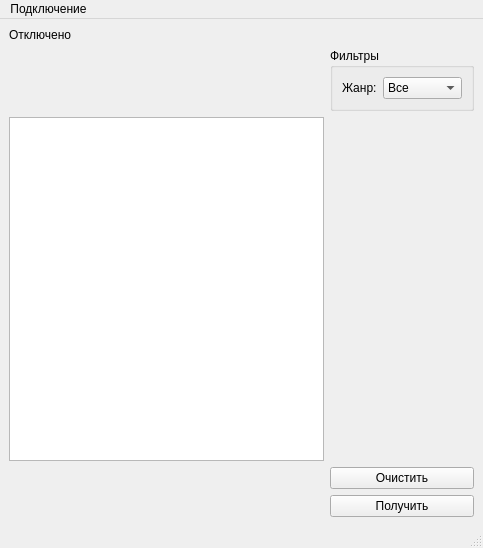
<?xml version="1.0" encoding="UTF-8"?>
<ui version="4.0">
 <class>MainWindow</class>
 <widget class="QMainWindow" name="MainWindow">
  <property name="geometry">
   <rect>
    <x>0</x>
    <y>0</y>
    <width>483</width>
    <height>548</height>
   </rect>
  </property>
  <property name="sizePolicy">
   <sizepolicy hsizetype="Preferred" vsizetype="Expanding">
    <horstretch>0</horstretch>
    <verstretch>0</verstretch>
   </sizepolicy>
  </property>
  <property name="windowTitle">
   <string>MainWindow</string>
  </property>
  <widget class="QWidget" name="centralwidget">
   <layout class="QGridLayout" name="gridLayout">
    <item row="1" column="1">
     <widget class="QGroupBox" name="gb_filters">
      <property name="sizePolicy">
       <sizepolicy hsizetype="Preferred" vsizetype="Minimum">
        <horstretch>0</horstretch>
        <verstretch>0</verstretch>
       </sizepolicy>
      </property>
      <property name="title">
       <string>Фильтры</string>
      </property>
      <layout class="QFormLayout" name="formLayout">
       <item row="0" column="0">
        <widget class="QLabel" name="lb_category">
         <property name="text">
          <string>Жанр:</string>
         </property>
        </widget>
       </item>
       <item row="0" column="1">
        <widget class="QComboBox" name="cb_category">
         <item>
          <property name="text">
           <string>Все</string>
          </property>
         </item>
         <item>
          <property name="text">
           <string>Комедия</string>
          </property>
         </item>
         <item>
          <property name="text">
           <string>Ужасы</string>
          </property>
         </item>
        </widget>
       </item>
      </layout>
     </widget>
    </item>
    <item row="0" column="0">
     <widget class="QLabel" name="lb_statusConnect">
      <property name="sizePolicy">
       <sizepolicy hsizetype="Preferred" vsizetype="Maximum">
        <horstretch>0</horstretch>
        <verstretch>0</verstretch>
       </sizepolicy>
      </property>
      <property name="text">
       <string>Отключено</string>
      </property>
     </widget>
    </item>
    <item row="3" column="1">
     <widget class="QPushButton" name="pb_clear">
      <property name="sizePolicy">
       <sizepolicy hsizetype="Minimum" vsizetype="Maximum">
        <horstretch>0</horstretch>
        <verstretch>0</verstretch>
       </sizepolicy>
      </property>
      <property name="text">
       <string>Очистить</string>
      </property>
     </widget>
    </item>
    <item row="2" column="1">
     <spacer name="verticalSpacer">
      <property name="orientation">
       <enum>Qt::Vertical</enum>
      </property>
      <property name="sizeType">
       <enum>QSizePolicy::Minimum</enum>
      </property>
      <property name="sizeHint" stdset="0">
       <size>
        <width>20</width>
        <height>40</height>
       </size>
      </property>
     </spacer>
    </item>
    <item row="4" column="1">
     <widget class="QPushButton" name="pb_request">
      <property name="sizePolicy">
       <sizepolicy hsizetype="Minimum" vsizetype="Maximum">
        <horstretch>0</horstretch>
        <verstretch>0</verstretch>
       </sizepolicy>
      </property>
      <property name="text">
       <string>Получить</string>
      </property>
     </widget>
    </item>
    <item row="2" column="0">
     <widget class="QTableView" name="tableView"/>
    </item>
   </layout>
  </widget>
  <widget class="QMenuBar" name="menubar">
   <property name="geometry">
    <rect>
     <x>0</x>
     <y>0</y>
     <width>483</width>
     <height>23</height>
    </rect>
   </property>
   <widget class="QMenu" name="menu">
    <property name="title">
     <string>Подключение</string>
    </property>
    <addaction name="act_addData"/>
    <addaction name="separator"/>
    <addaction name="act_connect"/>
   </widget>
   <addaction name="menu"/>
  </widget>
  <widget class="QStatusBar" name="statusbar"/>
  <action name="act_connect">
   <property name="text">
    <string>Подключиться</string>
   </property>
  </action>
  <action name="act_addData">
   <property name="text">
    <string>Ввести данные</string>
   </property>
  </action>
 </widget>
 <resources/>
 <connections/>
</ui>
